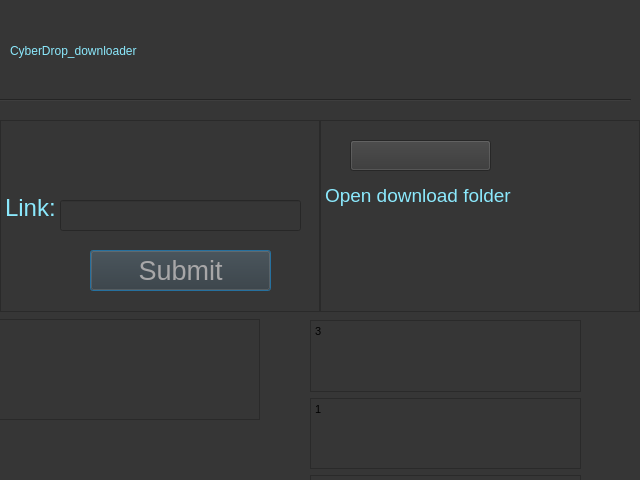
<?xml version="1.0" encoding="UTF-8"?>
<ui version="4.0">
 <class>Dialog</class>
 <widget class="QDialog" name="Dialog">
  <property name="geometry">
   <rect>
    <x>0</x>
    <y>0</y>
    <width>640</width>
    <height>480</height>
   </rect>
  </property>
  <property name="windowTitle">
   <string>Dialog</string>
  </property>
  <property name="styleSheet">
   <string notr="true">background-color: rgb(54, 54, 54);</string>
  </property>
  <widget class="QLabel" name="label">
   <property name="geometry">
    <rect>
     <x>10</x>
     <y>0</y>
     <width>631</width>
     <height>101</height>
    </rect>
   </property>
   <property name="styleSheet">
    <string notr="true">font: 20pt &quot;Arial Black&quot;; color: #8be9fd</string>
   </property>
   <property name="text">
    <string>CyberDrop_downloader</string>
   </property>
  </widget>
  <widget class="QLineEdit" name="link">
   <property name="geometry">
    <rect>
     <x>60</x>
     <y>200</y>
     <width>241</width>
     <height>31</height>
    </rect>
   </property>
   <property name="styleSheet">
    <string notr="true">font-szie:12pt; color:#f8f8f2;</string>
   </property>
   <property name="text">
    <string/>
   </property>
  </widget>
  <widget class="Line" name="line">
   <property name="geometry">
    <rect>
     <x>0</x>
     <y>70</y>
     <width>631</width>
     <height>60</height>
    </rect>
   </property>
   <property name="styleSheet">
    <string notr="true"/>
   </property>
   <property name="orientation">
    <enum>Qt::Horizontal</enum>
   </property>
  </widget>
  <widget class="QTextBrowser" name="textBrowser_2">
   <property name="geometry">
    <rect>
     <x>0</x>
     <y>120</y>
     <width>320</width>
     <height>192</height>
    </rect>
   </property>
   <property name="html">
    <string>&lt;!DOCTYPE HTML PUBLIC &quot;-//W3C//DTD HTML 4.0//EN&quot; &quot;http://www.w3.org/TR/REC-html40/strict.dtd&quot;&gt;
&lt;html&gt;&lt;head&gt;&lt;meta name=&quot;qrichtext&quot; content=&quot;1&quot; /&gt;&lt;style type=&quot;text/css&quot;&gt;
p, li { white-space: pre-wrap; }
&lt;/style&gt;&lt;/head&gt;&lt;body style=&quot; font-family:'MS Shell Dlg 2'; font-size:8.25pt; font-weight:400; font-style:normal;&quot;&gt;
&lt;p align=&quot;center&quot; style=&quot;-qt-paragraph-type:empty; margin-top:0px; margin-bottom:0px; margin-left:0px; margin-right:0px; -qt-block-indent:0; text-indent:0px;&quot;&gt;&lt;br /&gt;&lt;/p&gt;
&lt;p align=&quot;center&quot; style=&quot;-qt-paragraph-type:empty; margin-top:0px; margin-bottom:0px; margin-left:0px; margin-right:0px; -qt-block-indent:0; text-indent:0px; font-size:18pt; color:#8be9fd;&quot;&gt;&lt;br /&gt;&lt;/p&gt;
&lt;p align=&quot;center&quot; style=&quot;-qt-paragraph-type:empty; margin-top:0px; margin-bottom:0px; margin-left:0px; margin-right:0px; -qt-block-indent:0; text-indent:0px; font-size:18pt; color:#8be9fd;&quot;&gt;&lt;br /&gt;&lt;/p&gt;
&lt;p style=&quot; margin-top:0px; margin-bottom:0px; margin-left:0px; margin-right:0px; -qt-block-indent:0; text-indent:0px;&quot;&gt;&lt;span style=&quot; font-size:18pt; color:#8be9fd;&quot;&gt;Link:&lt;/span&gt;&lt;/p&gt;&lt;/body&gt;&lt;/html&gt;</string>
   </property>
  </widget>
  <widget class="QTextBrowser" name="textBrowser_3">
   <property name="geometry">
    <rect>
     <x>320</x>
     <y>120</y>
     <width>320</width>
     <height>192</height>
    </rect>
   </property>
   <property name="html">
    <string>&lt;!DOCTYPE HTML PUBLIC &quot;-//W3C//DTD HTML 4.0//EN&quot; &quot;http://www.w3.org/TR/REC-html40/strict.dtd&quot;&gt;
&lt;html&gt;&lt;head&gt;&lt;meta name=&quot;qrichtext&quot; content=&quot;1&quot; /&gt;&lt;style type=&quot;text/css&quot;&gt;
p, li { white-space: pre-wrap; }
&lt;/style&gt;&lt;/head&gt;&lt;body style=&quot; font-family:'MS Shell Dlg 2'; font-size:8.25pt; font-weight:400; font-style:normal;&quot;&gt;
&lt;p align=&quot;center&quot; style=&quot;-qt-paragraph-type:empty; margin-top:0px; margin-bottom:0px; margin-left:0px; margin-right:0px; -qt-block-indent:0; text-indent:0px;&quot;&gt;&lt;br /&gt;&lt;/p&gt;
&lt;p align=&quot;center&quot; style=&quot;-qt-paragraph-type:empty; margin-top:0px; margin-bottom:0px; margin-left:0px; margin-right:0px; -qt-block-indent:0; text-indent:0px; font-size:14pt; color:#8be9fd;&quot;&gt;&lt;br /&gt;&lt;/p&gt;
&lt;p align=&quot;center&quot; style=&quot;-qt-paragraph-type:empty; margin-top:0px; margin-bottom:0px; margin-left:0px; margin-right:0px; -qt-block-indent:0; text-indent:0px; font-size:14pt; color:#8be9fd;&quot;&gt;&lt;br /&gt;&lt;/p&gt;
&lt;p style=&quot; margin-top:0px; margin-bottom:0px; margin-left:0px; margin-right:0px; -qt-block-indent:0; text-indent:0px;&quot;&gt;&lt;span style=&quot; font-size:14pt; color:#8be9fd;&quot;&gt;Open download folder&lt;/span&gt;&lt;/p&gt;&lt;/body&gt;&lt;/html&gt;</string>
   </property>
  </widget>
  <widget class="QPushButton" name="url_button">
   <property name="geometry">
    <rect>
     <x>90</x>
     <y>250</y>
     <width>181</width>
     <height>41</height>
    </rect>
   </property>
   <property name="styleSheet">
    <string notr="true">color:#a8a7a8; font-size:20pt;</string>
   </property>
   <property name="text">
    <string>Submit</string>
   </property>
  </widget>
  <widget class="QPushButton" name="folder">
   <property name="geometry">
    <rect>
     <x>350</x>
     <y>140</y>
     <width>141</width>
     <height>31</height>
    </rect>
   </property>
   <property name="styleSheet">
    <string notr="true">color:#eaffdb</string>
   </property>
   <property name="text">
    <string/>
   </property>
  </widget>
  <widget class="QScrollArea" name="scrollArea">
   <property name="geometry">
    <rect>
     <x>-1</x>
     <y>319</y>
     <width>261</width>
     <height>101</height>
    </rect>
   </property>
   <property name="widgetResizable">
    <bool>true</bool>
   </property>
   <widget class="QWidget" name="scrollAreaWidgetContents">
    <property name="geometry">
     <rect>
      <x>0</x>
      <y>0</y>
      <width>259</width>
      <height>99</height>
     </rect>
    </property>
   </widget>
  </widget>
  <widget class="QWidget" name="gridLayoutWidget">
   <property name="geometry">
    <rect>
     <x>310</x>
     <y>320</y>
     <width>271</width>
     <height>227</height>
    </rect>
   </property>
   <layout class="QGridLayout" name="gridLayout">
    <item row="1" column="0">
     <widget class="QTextEdit" name="textEdit_2">
      <property name="html">
       <string>&lt;!DOCTYPE HTML PUBLIC &quot;-//W3C//DTD HTML 4.0//EN&quot; &quot;http://www.w3.org/TR/REC-html40/strict.dtd&quot;&gt;
&lt;html&gt;&lt;head&gt;&lt;meta name=&quot;qrichtext&quot; content=&quot;1&quot; /&gt;&lt;style type=&quot;text/css&quot;&gt;
p, li { white-space: pre-wrap; }
&lt;/style&gt;&lt;/head&gt;&lt;body style=&quot; font-family:'MS Shell Dlg 2'; font-size:8.25pt; font-weight:400; font-style:normal;&quot;&gt;
&lt;p style=&quot; margin-top:0px; margin-bottom:0px; margin-left:0px; margin-right:0px; -qt-block-indent:0; text-indent:0px;&quot;&gt;1&lt;/p&gt;&lt;/body&gt;&lt;/html&gt;</string>
      </property>
     </widget>
    </item>
    <item row="2" column="0">
     <widget class="QTextEdit" name="textEdit">
      <property name="html">
       <string>&lt;!DOCTYPE HTML PUBLIC &quot;-//W3C//DTD HTML 4.0//EN&quot; &quot;http://www.w3.org/TR/REC-html40/strict.dtd&quot;&gt;
&lt;html&gt;&lt;head&gt;&lt;meta name=&quot;qrichtext&quot; content=&quot;1&quot; /&gt;&lt;style type=&quot;text/css&quot;&gt;
p, li { white-space: pre-wrap; }
&lt;/style&gt;&lt;/head&gt;&lt;body style=&quot; font-family:'MS Shell Dlg 2'; font-size:8.25pt; font-weight:400; font-style:normal;&quot;&gt;
&lt;p style=&quot; margin-top:0px; margin-bottom:0px; margin-left:0px; margin-right:0px; -qt-block-indent:0; text-indent:0px;&quot;&gt;2&lt;br /&gt;&lt;/p&gt;
&lt;p style=&quot;-qt-paragraph-type:empty; margin-top:0px; margin-bottom:0px; margin-left:0px; margin-right:0px; -qt-block-indent:0; text-indent:0px;&quot;&gt;&lt;br /&gt;&lt;/p&gt;&lt;/body&gt;&lt;/html&gt;</string>
      </property>
     </widget>
    </item>
    <item row="0" column="0">
     <widget class="QTextEdit" name="textEdit_3">
      <property name="html">
       <string>&lt;!DOCTYPE HTML PUBLIC &quot;-//W3C//DTD HTML 4.0//EN&quot; &quot;http://www.w3.org/TR/REC-html40/strict.dtd&quot;&gt;
&lt;html&gt;&lt;head&gt;&lt;meta name=&quot;qrichtext&quot; content=&quot;1&quot; /&gt;&lt;style type=&quot;text/css&quot;&gt;
p, li { white-space: pre-wrap; }
&lt;/style&gt;&lt;/head&gt;&lt;body style=&quot; font-family:'MS Shell Dlg 2'; font-size:8.25pt; font-weight:400; font-style:normal;&quot;&gt;
&lt;p style=&quot; margin-top:0px; margin-bottom:0px; margin-left:0px; margin-right:0px; -qt-block-indent:0; text-indent:0px;&quot;&gt;3&lt;/p&gt;
&lt;p style=&quot;-qt-paragraph-type:empty; margin-top:0px; margin-bottom:0px; margin-left:0px; margin-right:0px; -qt-block-indent:0; text-indent:0px;&quot;&gt;&lt;br /&gt;&lt;/p&gt;&lt;/body&gt;&lt;/html&gt;</string>
      </property>
     </widget>
    </item>
   </layout>
  </widget>
  <zorder>label</zorder>
  <zorder>line</zorder>
  <zorder>textBrowser_2</zorder>
  <zorder>link</zorder>
  <zorder>textBrowser_3</zorder>
  <zorder>url_button</zorder>
  <zorder>folder</zorder>
  <zorder>scrollArea</zorder>
  <zorder>gridLayoutWidget</zorder>
 </widget>
 <resources/>
 <connections/>
</ui>
